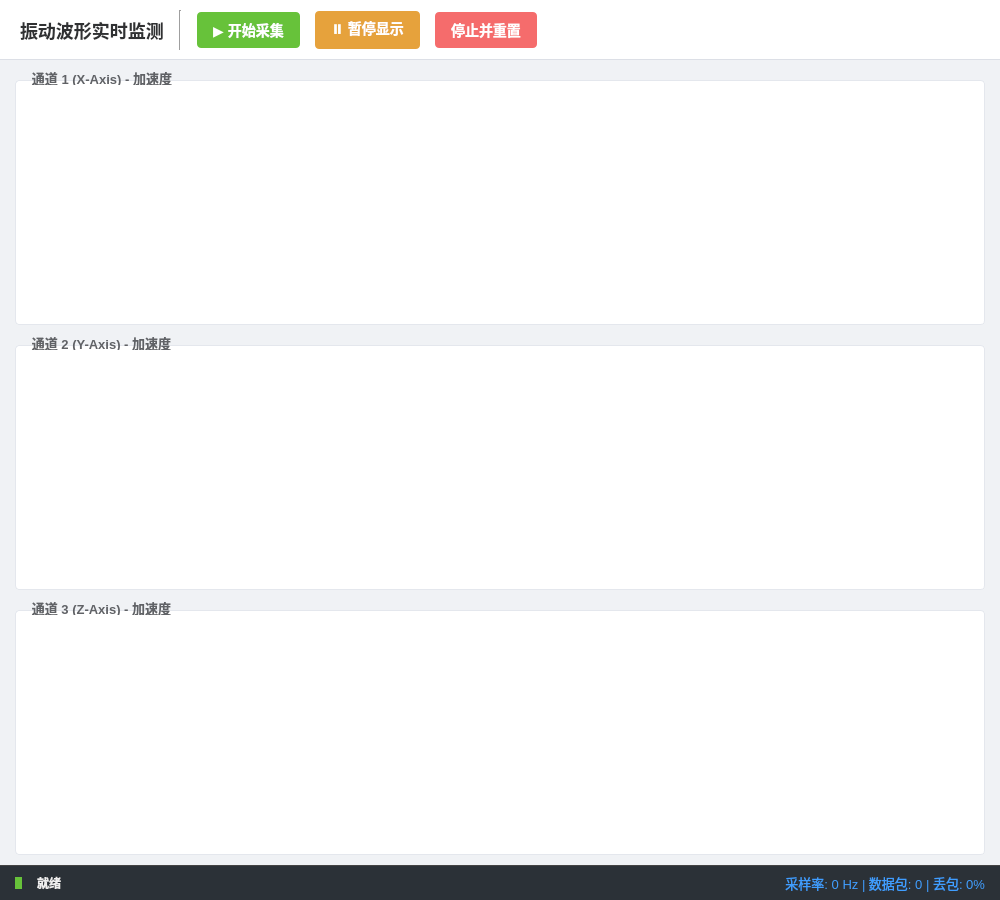
<?xml version="1.0" encoding="UTF-8"?>
<ui version="4.0">
 <class>VibrationPage</class>
 <widget class="QWidget" name="VibrationPage">
  <property name="geometry">
   <rect>
    <x>0</x>
    <y>0</y>
    <width>1000</width>
    <height>900</height>
   </rect>
  </property>
  <property name="windowTitle">
   <string>振动监测系统</string>
  </property>
  <property name="styleSheet">
   <string notr="true">/* 全局设置 */
QWidget#VibrationPage {
    background-color: #f0f2f5;
    font-family: &quot;Segoe UI&quot;, &quot;Microsoft YaHei&quot;, sans-serif;
    color: #333;
}

/* 顶部控制栏 */
QFrame#controlFrame {
    background-color: #ffffff;
    border-bottom: 1px solid #dcdfe6;
}

/* 按钮通用样式 */
QPushButton {
    border: none;
    border-radius: 4px;
    padding: 6px 16px;
    font-size: 14px;
    font-weight: bold;
    color: white;
    min-height: 24px;
}

/* 绿色按钮 (开始) */
QPushButton#btn_start {
    background-color: #67c23a;
}
QPushButton#btn_start:hover {
    background-color: #85ce61;
}
QPushButton#btn_start:pressed {
    background-color: #5daf34;
}

/* 黄色按钮 (暂停) */
QPushButton#btn_pause {
    background-color: #e6a23c;
}
QPushButton#btn_pause:hover {
    background-color: #ebb563;
}
QPushButton#btn_pause:pressed {
    background-color: #cf9236;
}

/* 红色按钮 (停止) */
QPushButton#btn_stop {
    background-color: #f56c6c;
}
QPushButton#btn_stop:hover {
    background-color: #f78989;
}
QPushButton#btn_stop:pressed {
    background-color: #dd6161;
}

/* 禁用状态 */
QPushButton:disabled {
    background-color: #f4f4f5;
    border: 1px solid #dcdfe6;
    color: #bcbec2;
}

/* 图表分组框 - 紧凑型卡片 */
QGroupBox {
    background-color: #ffffff;
    border: 1px solid #e4e7ed;
    border-radius: 4px;
    margin-top: 10px;
    padding-top: 10px;
    font-weight: bold;
    font-size: 13px;
    color: #606266;
}

QGroupBox::title {
    subcontrol-origin: margin;
    subcontrol-position: top left;
    left: 10px;
    padding: 0 5px;
    background-color: transparent; 
}

/* 底部状态栏 */
QFrame#statusFrame {
    background-color: #2b3137;
    border-top: 1px solid #444;
}

/* 状态栏标签 */
QLabel {
    font-size: 12px;
}
</string>
  </property>
  <layout class="QVBoxLayout" name="mainLayout">
   <property name="spacing">
    <number>0</number>
   </property>
   <property name="leftMargin">
    <number>0</number>
   </property>
   <property name="topMargin">
    <number>0</number>
   </property>
   <property name="rightMargin">
    <number>0</number>
   </property>
   <property name="bottomMargin">
    <number>0</number>
   </property>
   <item>
    <widget class="QFrame" name="controlFrame">
     <property name="minimumSize">
      <size>
       <width>0</width>
       <height>60</height>
      </size>
     </property>
     <property name="maximumSize">
      <size>
       <width>16777215</width>
       <height>60</height>
      </size>
     </property>
     <property name="frameShape">
      <enum>QFrame::NoFrame</enum>
     </property>
     <layout class="QHBoxLayout" name="controlLayout">
      <property name="spacing">
       <number>15</number>
      </property>
      <property name="leftMargin">
       <number>20</number>
      </property>
      <property name="topMargin">
       <number>10</number>
      </property>
      <property name="rightMargin">
       <number>20</number>
      </property>
      <property name="bottomMargin">
       <number>10</number>
      </property>
      <item>
       <widget class="QLabel" name="label_title">
        <property name="styleSheet">
         <string>font-size: 18px; font-weight: bold; color: #303133;</string>
        </property>
        <property name="text">
         <string>振动波形实时监测</string>
        </property>
       </widget>
      </item>
      <item>
       <widget class="Line" name="line_separator">
        <property name="orientation">
         <enum>Qt::Vertical</enum>
        </property>
       </widget>
      </item>
      <item>
       <widget class="QPushButton" name="btn_start">
        <property name="minimumSize">
         <size>
          <width>100</width>
          <height>36</height>
         </size>
        </property>
        <property name="cursor">
         <cursorShape>PointingHandCursor</cursorShape>
        </property>
        <property name="text">
         <string>▶ 开始采集</string>
        </property>
       </widget>
      </item>
      <item>
       <widget class="QPushButton" name="btn_pause">
        <property name="minimumSize">
         <size>
          <width>100</width>
          <height>36</height>
         </size>
        </property>
        <property name="cursor">
         <cursorShape>PointingHandCursor</cursorShape>
        </property>
        <property name="text">
         <string>⏸ 暂停显示</string>
        </property>
       </widget>
      </item>
      <item>
       <widget class="QPushButton" name="btn_stop">
        <property name="minimumSize">
         <size>
          <width>100</width>
          <height>36</height>
         </size>
        </property>
        <property name="cursor">
         <cursorShape>PointingHandCursor</cursorShape>
        </property>
        <property name="text">
         <string>停止并重置</string>
        </property>
       </widget>
      </item>
      <item>
       <spacer name="horizontalSpacer">
        <property name="orientation">
         <enum>Qt::Horizontal</enum>
        </property>
        <property name="sizeHint" stdset="0">
         <size>
          <width>40</width>
          <height>20</height>
         </size>
        </property>
       </spacer>
      </item>
     </layout>
    </widget>
   </item>
   <item>
    <widget class="QWidget" name="plotsWidget" native="true">
     <layout class="QVBoxLayout" name="plotsVerticalLayout">
      <property name="spacing">
       <number>10</number>
      </property>
      <property name="leftMargin">
       <number>15</number>
      </property>
      <property name="topMargin">
       <number>10</number>
      </property>
      <property name="rightMargin">
       <number>15</number>
      </property>
      <property name="bottomMargin">
       <number>10</number>
      </property>
      <item>
       <widget class="QGroupBox" name="groupBox_ch1">
        <property name="font">
         <font>
          <pointsize>-1</pointsize>
          <bold>true</bold>
         </font>
        </property>
        <property name="title">
         <string>通道 1 (X-Axis) - 加速度</string>
        </property>
        <layout class="QVBoxLayout" name="ch1Layout">
         <property name="leftMargin">
          <number>5</number>
         </property>
         <property name="topMargin">
          <number>15</number>
         </property>
         <property name="rightMargin">
          <number>5</number>
         </property>
         <property name="bottomMargin">
          <number>5</number>
         </property>
         <item>
          <widget class="QCustomPlot" name="plot_ch1" native="true">
           <property name="minimumSize">
            <size>
             <width>0</width>
             <height>200</height>
            </size>
           </property>
          </widget>
         </item>
        </layout>
       </widget>
      </item>
      <item>
       <widget class="QGroupBox" name="groupBox_ch2">
        <property name="title">
         <string>通道 2 (Y-Axis) - 加速度</string>
        </property>
        <layout class="QVBoxLayout" name="ch2Layout">
         <property name="leftMargin">
          <number>5</number>
         </property>
         <property name="topMargin">
          <number>15</number>
         </property>
         <property name="rightMargin">
          <number>5</number>
         </property>
         <property name="bottomMargin">
          <number>5</number>
         </property>
         <item>
          <widget class="QCustomPlot" name="plot_ch2" native="true">
           <property name="minimumSize">
            <size>
             <width>0</width>
             <height>200</height>
            </size>
           </property>
          </widget>
         </item>
        </layout>
       </widget>
      </item>
      <item>
       <widget class="QGroupBox" name="groupBox_ch3">
        <property name="title">
         <string>通道 3 (Z-Axis) - 加速度</string>
        </property>
        <layout class="QVBoxLayout" name="ch3Layout">
         <property name="leftMargin">
          <number>5</number>
         </property>
         <property name="topMargin">
          <number>15</number>
         </property>
         <property name="rightMargin">
          <number>5</number>
         </property>
         <property name="bottomMargin">
          <number>5</number>
         </property>
         <item>
          <widget class="QCustomPlot" name="plot_ch3" native="true">
           <property name="minimumSize">
            <size>
             <width>0</width>
             <height>200</height>
            </size>
           </property>
          </widget>
         </item>
        </layout>
       </widget>
      </item>
     </layout>
    </widget>
   </item>
   <item>
    <widget class="QFrame" name="statusFrame">
     <property name="minimumSize">
      <size>
       <width>0</width>
       <height>35</height>
      </size>
     </property>
     <property name="maximumSize">
      <size>
       <width>16777215</width>
       <height>35</height>
      </size>
     </property>
     <property name="frameShape">
      <enum>QFrame::NoFrame</enum>
     </property>
     <layout class="QHBoxLayout" name="statusLayout">
      <property name="spacing">
       <number>15</number>
      </property>
      <property name="leftMargin">
       <number>15</number>
      </property>
      <property name="topMargin">
       <number>0</number>
      </property>
      <property name="rightMargin">
       <number>15</number>
      </property>
      <property name="bottomMargin">
       <number>0</number>
      </property>
      <item>
       <widget class="QLabel" name="label_status_icon">
        <property name="maximumSize">
         <size>
          <width>12</width>
          <height>12</height>
         </size>
        </property>
        <property name="styleSheet">
         <string>background-color: #67c23a; border-radius: 6px;</string>
        </property>
        <property name="text">
         <string/>
        </property>
       </widget>
      </item>
      <item>
       <widget class="QLabel" name="label_status">
        <property name="styleSheet">
         <string>color: #eeeeee; font-weight: bold;</string>
        </property>
        <property name="text">
         <string>就绪</string>
        </property>
       </widget>
      </item>
      <item>
       <spacer name="statusSpacer">
        <property name="orientation">
         <enum>Qt::Horizontal</enum>
        </property>
        <property name="sizeHint" stdset="0">
         <size>
          <width>40</width>
          <height>20</height>
         </size>
        </property>
       </spacer>
      </item>
      <item>
       <widget class="QLabel" name="label_statistics">
        <property name="styleSheet">
         <string>font-family: &quot;Consolas&quot;, &quot;Courier New&quot;, monospace; color: #409eff; font-size: 13px;</string>
        </property>
        <property name="text">
         <string>采样率: 0 Hz | 数据包: 0 | 丢包: 0%</string>
        </property>
        <property name="alignment">
         <set>Qt::AlignRight|Qt::AlignTrailing|Qt::AlignVCenter</set>
        </property>
       </widget>
      </item>
     </layout>
    </widget>
   </item>
  </layout>
 </widget>
 <customwidgets>
  <customwidget>
   <class>QCustomPlot</class>
   <extends>QWidget</extends>
   <header>qcustomplot.h</header>
   <container>1</container>
  </customwidget>
 </customwidgets>
 <resources/>
 <connections/>
</ui>
